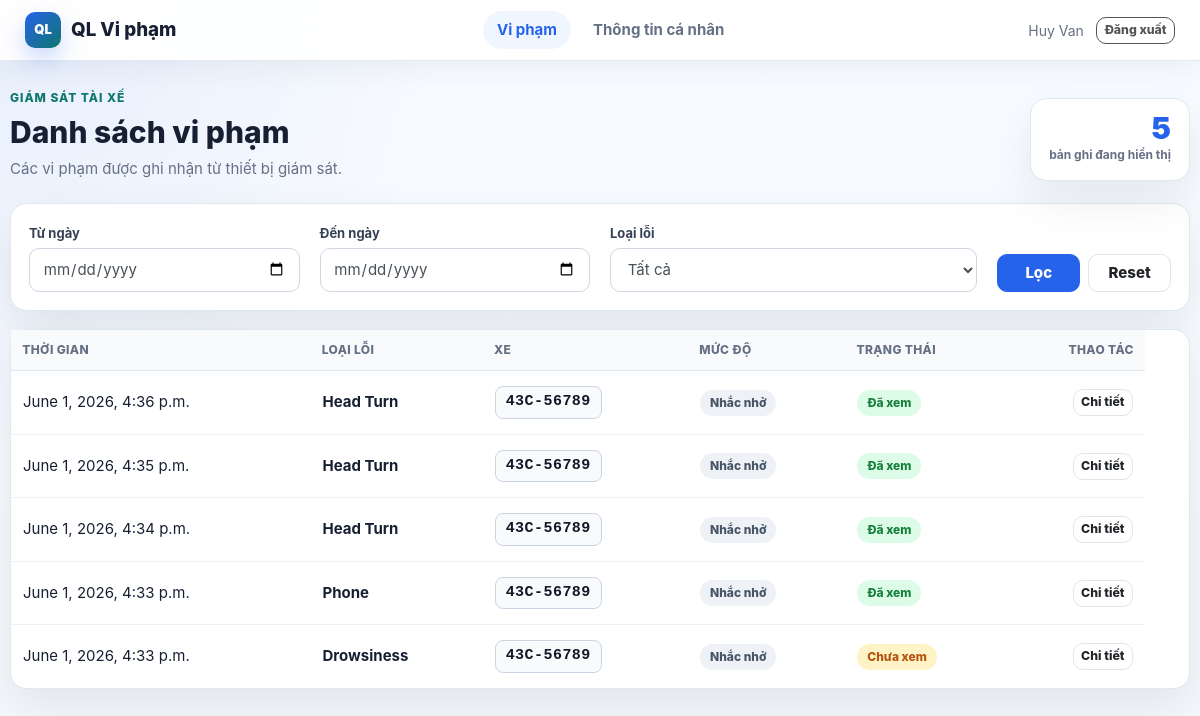
The app's page /violations/list/ (signed in), older data.
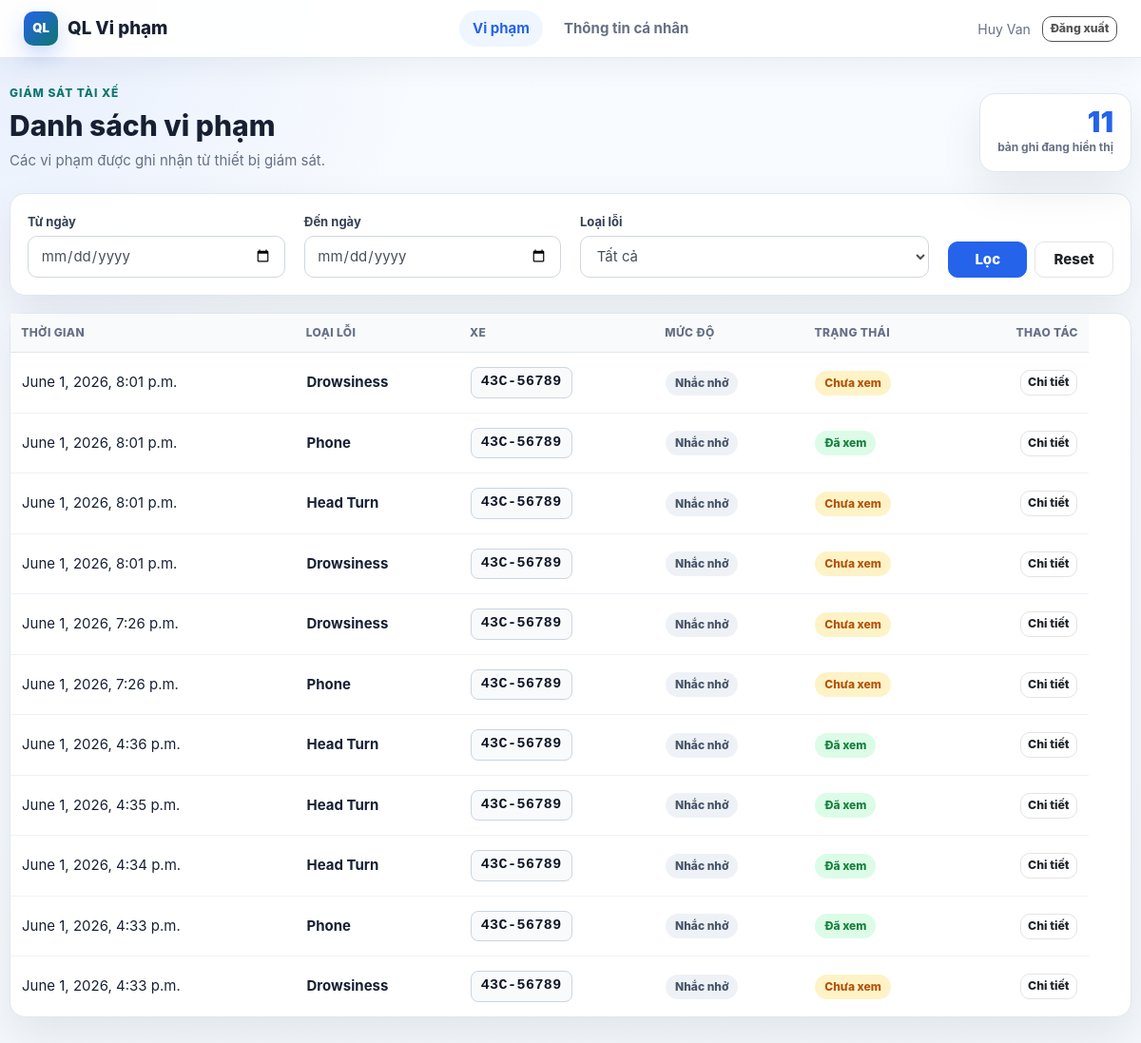
The same page, newer data.
### violations/models.py (models this page shows, shortened)
class Violation(models.Model):
    STATUS_CHOICES = [
        ('pending', 'Pending'),
        ('confirmed', 'Confirmed'),
        ('dismissed', 'Dismissed'),
        ('appealed', 'Appealed'),
    ]
    category = models.ForeignKey(Category, on_delete=models.CASCADE)
    reporter = models.ForeignKey(Account, on_delete=models.CASCADE)
    vehicle = models.ForeignKey(Vehicle, on_delete=models.CASCADE)
    title = models.CharField(max_length=200, default="Violation Report")
    description = models.TextField()
    reported_at = models.DateTimeField(auto_now_add=True)
    image = models.ImageField(upload_to='violations/', null=True, blank=True)
    video = models.FileField(upload_to='violations/videos/', null=True, blank=True)
    viewed = models.BooleanField(default=False)
    status = models.CharField(max_length=20, choices=STATUS_CHOICES, default='pending')
    class Meta:
        verbose_name = "Violation"
        verbose_name_plural = "Violations"
        ordering = ['-reported_at']

### categories/models.py (models this page shows, shortened)
class Category(models.Model):
    name = models.CharField(max_length=100)
    description = models.TextField(blank=True, null=True)
    severality_level = models.IntegerField(default=1)
    is_active = models.BooleanField(default=True)
    created_at = models.DateTimeField(auto_now_add=True)
    class Meta:
        verbose_name = "Category"
        verbose_name_plural = "Categories"
        ordering = ['name']

### vehicles/models.py (models this page shows, shortened)
class Vehicle(models.Model):
    license_plate = models.CharField(max_length=20, unique=True)
    model = models.CharField(max_length=100)
    registration_date = models.DateField()

### violations/views.py (the view)
# urls.py: path('list/', views.violation_list, name='violation_list'),
@login_required
def violation_list(request):
    qs = Violation.objects.filter(reporter=request.user).select_related(
        "category", "vehicle", "reporter"
    ).order_by("-reported_at")
    from_date_str = request.GET.get("from_date", "").strip()
    to_date_str = request.GET.get("to_date", "").strip()
    selected_category = request.GET.get("category", "").strip()
    from_date = parse_date(from_date_str) if from_date_str else None
    to_date = parse_date(to_date_str) if to_date_str else None
    if from_date:
        qs = qs.filter(reported_at__date__gte=from_date)
    if to_date:
        qs = qs.filter(reported_at__date__lte=to_date)
    if selected_category:
        qs = qs.filter(category_id=selected_category)
    context = {
        "violations": qs,
        "links": Category.objects.all().order_by("name"),  # danh sách category cho dropdown
        "from_date": from_date_str,
        "to_date": to_date_str,
        "selected_category": selected_category,
    }
    return render(request, "violation_list.html", context)

### accounts/models.py (called while the page is built)
    def get_full_name(self):
        return f"{self.first_name} {self.last_name}"

### categories/context_processors.py (called while the page is built)
def menu_links(request):
    links = Category.objects.all()
    return dict(links=links)

### templates/violation_list.html (shortened to what this page needs)
{% extends "base.html" %}
{% block content %}
<section class="page-heading">
  <div>
    <p class="eyebrow">Giám sát tài xế</p>
    <h1>Danh sách vi phạm</h1>
    <p>Các vi phạm được ghi nhận từ thiết bị giám sát.</p>
  </div>
  <div class="heading-stat">
    <span>{{ violations|length }}</span>
    <small>bản ghi đang hiển thị</small>
  </div>
</section>
<section class="filter-panel">
  <form method="get" class="row align-items-end">
    <div class="col-md-3">
      <label class="form-label">Từ ngày</label>
      <input
        type="date"
        class="form-control"
        name="from_date"
        value="{{ from_date|default:'' }}"
      />
    </div>
    <div class="col-md-3">
      <label class="form-label">Đến ngày</label>
      <input
        type="date"
        class="form-control"
        name="to_date"
        value="{{ to_date|default:'' }}"
      />
    </div>
    <div class="col-md-4">
      <label class="form-label">Loại lỗi</label>
      <select class="form-control" name="category">
        <option value="">Tất cả</option>
      </select>
    </div>
    <div class="col-md-2 filter-actions">
      <button class="btn btn-primary" type="submit">Lọc</button>
      <a class="btn btn-light" href="{% url 'violation_list' %}">Reset</a>
    </div>
  </form>
</section>
<section class="data-card">
  <div class="table-responsive">
    <table class="table app-table mb-0">
      <thead>
        <tr>
          <th>Thời gian</th>
          <th>Loại lỗi</th>
          <th>Xe</th>
          <th>Mức độ</th>
          <th>Trạng thái</th>
          <th class="text-right">Thao tác</th>
        </tr>
      </thead>
      <tbody>
        {% for violation in violations %}
        <tr>
          <td>{{ violation.reported_at }}</td>
          <td class="font-weight-semibold">{{ violation.category.name }}</td>
          <td>
            <span class="plate-chip">{{ violation.vehicle.license_plate }}</span>
          </td>
          <td>
            <span
              class="status-pill {% if violation.category.severality_level == 2 %}danger{% else %}muted{% endif %}"
            >
              {% if violation.category.severality_level == 2 %}Nghiêm trọng{% else %}Nhắc nhở{% endif %}
            </span>
          </td>
          <td>
            {% if violation.viewed %}
            <span class="status-pill success">Đã xem</span>
            {% else %}
            <span class="status-pill warning">Chưa xem</span>
            {% endif %}
          </td>
          <td class="text-right">
            <a
              class="btn btn-light btn-sm"
              href="{% url 'violation_detail' violation.id %}"
            >
              Chi tiết
            </a>
          </td>
        </tr>
        {% endfor %}
      </tbody>
    </table>
  </div>
</section>
{% endblock %}

Row changes from the older to the newer data that the page shows:
added Violation: reported_at "June 1, 2026, 8:01 p.m.", category.name "Drowsiness", vehicle.license_plate "43C-56789", shows "Nhắc nhở", viewed "Chưa xem"
added Violation: reported_at "June 1, 2026, 8:01 p.m.", category.name "Phone", vehicle.license_plate "43C-56789", shows "Nhắc nhở", viewed "Đã xem"
added Violation: reported_at "June 1, 2026, 8:01 p.m.", category.name "Head Turn", vehicle.license_plate "43C-56789", shows "Nhắc nhở", viewed "Chưa xem"
added Violation: reported_at "June 1, 2026, 8:01 p.m.", category.name "Drowsiness", vehicle.license_plate "43C-56789", shows "Nhắc nhở", viewed "Chưa xem"
added Violation: reported_at "June 1, 2026, 7:26 p.m.", category.name "Drowsiness", vehicle.license_plate "43C-56789", shows "Nhắc nhở", viewed "Chưa xem"
added Violation: reported_at "June 1, 2026, 7:26 p.m.", category.name "Phone", vehicle.license_plate "43C-56789", shows "Nhắc nhở", viewed "Chưa xem"
Text that changed along with them:
{{ violations|length }}: "5" → "11"
